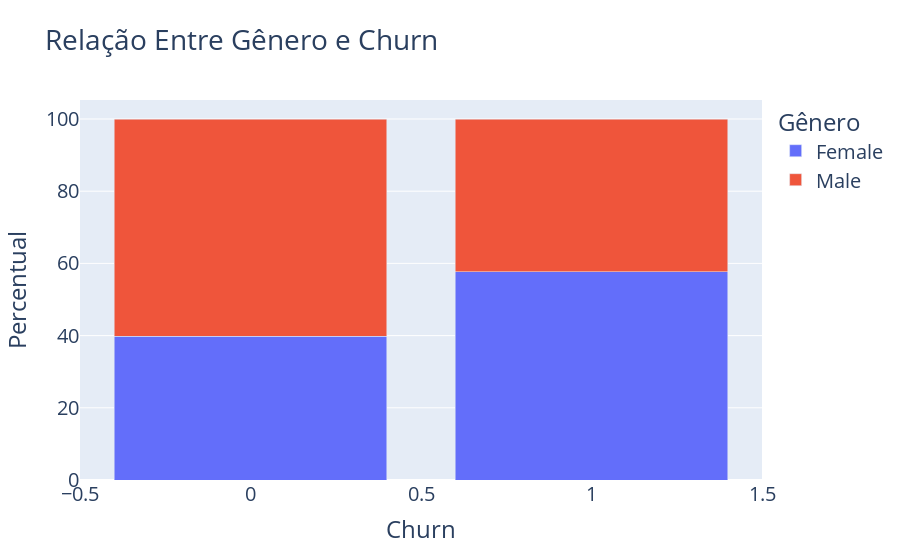

Write notebook code for a chart like this one.
### Markdown cell above
### Vendo qual gênero tem a maior propensão a ser Churn

### Code cell
# AGRUPANDO A COLUNA GÊNERO POR CHURN
df_agrupado = df.groupby(['Churn', 'Genero']).size().reset_index(name = 'Contagem')

# CALCULANDO A QUANTIDADE DE REGISTROS CHURN E NÃO CHURN
total_churn = df_agrupado.groupby('Churn')['Contagem'].transform('sum')

# CALCULANDO A REPRESENTATIVIDADE DE CADA GÊNERO POR STATUS DE CHURN
df_agrupado['Percentual'] = ((df_agrupado['Contagem'] / total_churn) * 100).round(2)
print(f'\nDATA FRAME FINAL: \n{df_agrupado}\n')

# PLOTANDO O GRÁFICO
fig = px.bar(
    df_agrupado,
    x = 'Churn',
    y = 'Percentual',
    color = 'Genero',
    barmode = 'stack',
    labels = {'Genero': 'Gênero'},
    title = 'Relação Entre Gênero e Churn',
    template = 'plotly'
    )

# ALTERANDO A FONTE DENTRO DA CAIXA DE RÓTULOS DE DADOS
fig.update_layout(
    hoverlabel = dict( # ---> ALTERANDO O RÓTULO DE DADO
        font = dict(
            color = 'white',
            size = 16
        )
    ),
    font = dict(  # ---> ALTERA O TAMANHO DA FONTE
        size = 20,
    )
)

fig.show()

### Figure 1 — Plotly figure (JSON) as saved in the notebook; plotly's stock layout.template omitted (floating-point values rounded to 4 significant figures)
{"data": [{"hovertemplate": "Gênero=Female<br>Churn=%{x}<br>Percentual=%{y}<extra></extra>", "legendgroup": "Female", "marker": {"color": "#636efa", "pattern": {"shape": ""}}, "name": "Female", "orientation": "v", "showlegend": true, "textposition": "auto", "x": [0.0, 1.0], "xaxis": "x", "y": [39.87, 57.67], "yaxis": "y", "type": "bar"}, {"hovertemplate": "Gênero=Male<br>Churn=%{x}<br>Percentual=%{y}<extra></extra>", "legendgroup": "Male", "marker": {"color": "#EF553B", "pattern": {"shape": ""}}, "name": "Male", "orientation": "v", "showlegend": true, "textposition": "auto", "x": [0.0, 1.0], "xaxis": "x", "y": [60.13, 42.33], "yaxis": "y", "type": "bar"}], "layout": {"xaxis": {"anchor": "y", "domain": [0.0, 1.0], "title": {"text": "Churn"}}, "yaxis": {"anchor": "x", "domain": [0.0, 1.0], "title": {"text": "Percentual"}}, "legend": {"title": {"text": "Gênero"}, "tracegroupgap": 0}, "title": {"text": "Relação Entre Gênero e Churn"}, "barmode": "stack", "hoverlabel": {"font": {"color": "white", "size": 16}}, "font": {"size": 20}}}
